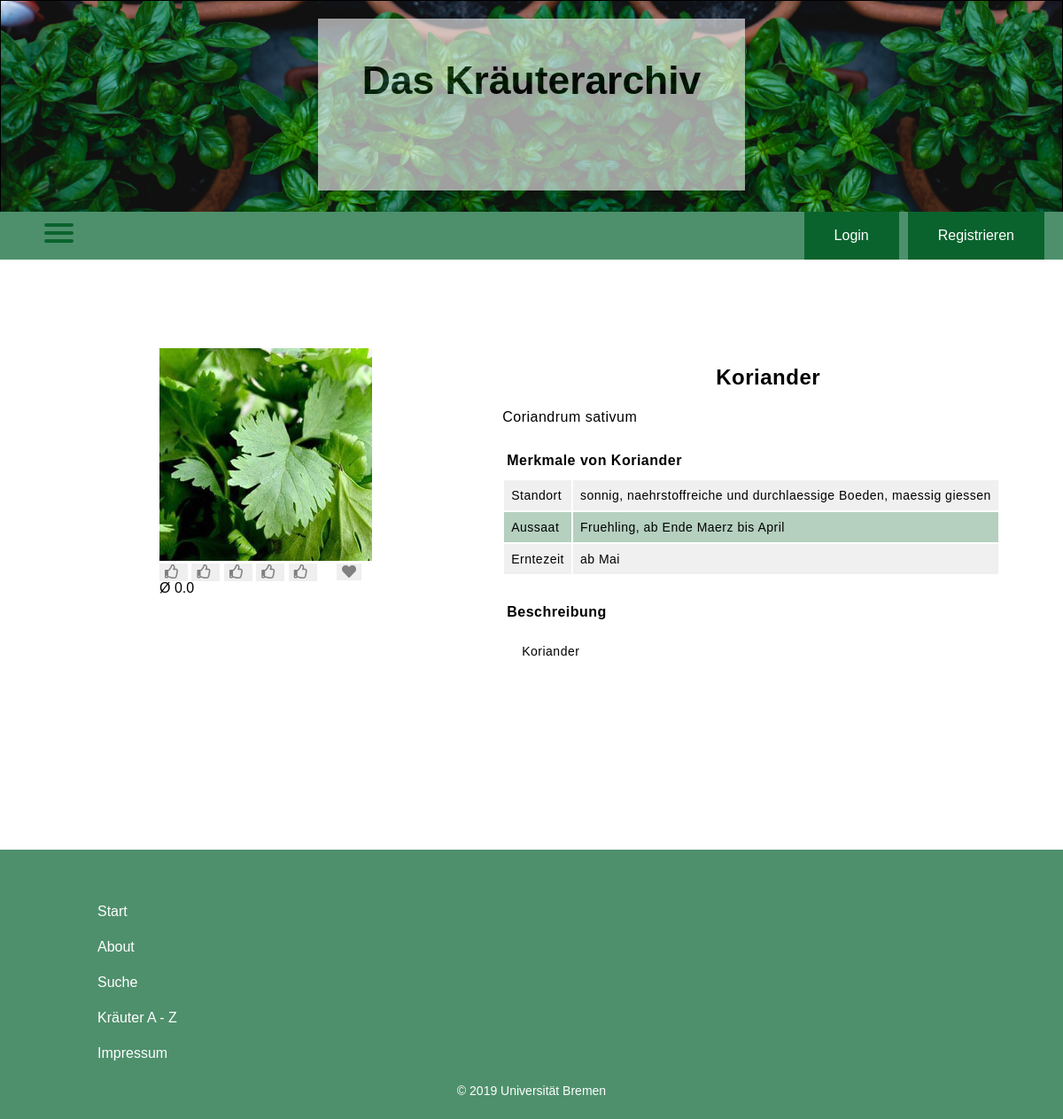
The app's page /detail.php?id=3, older data.
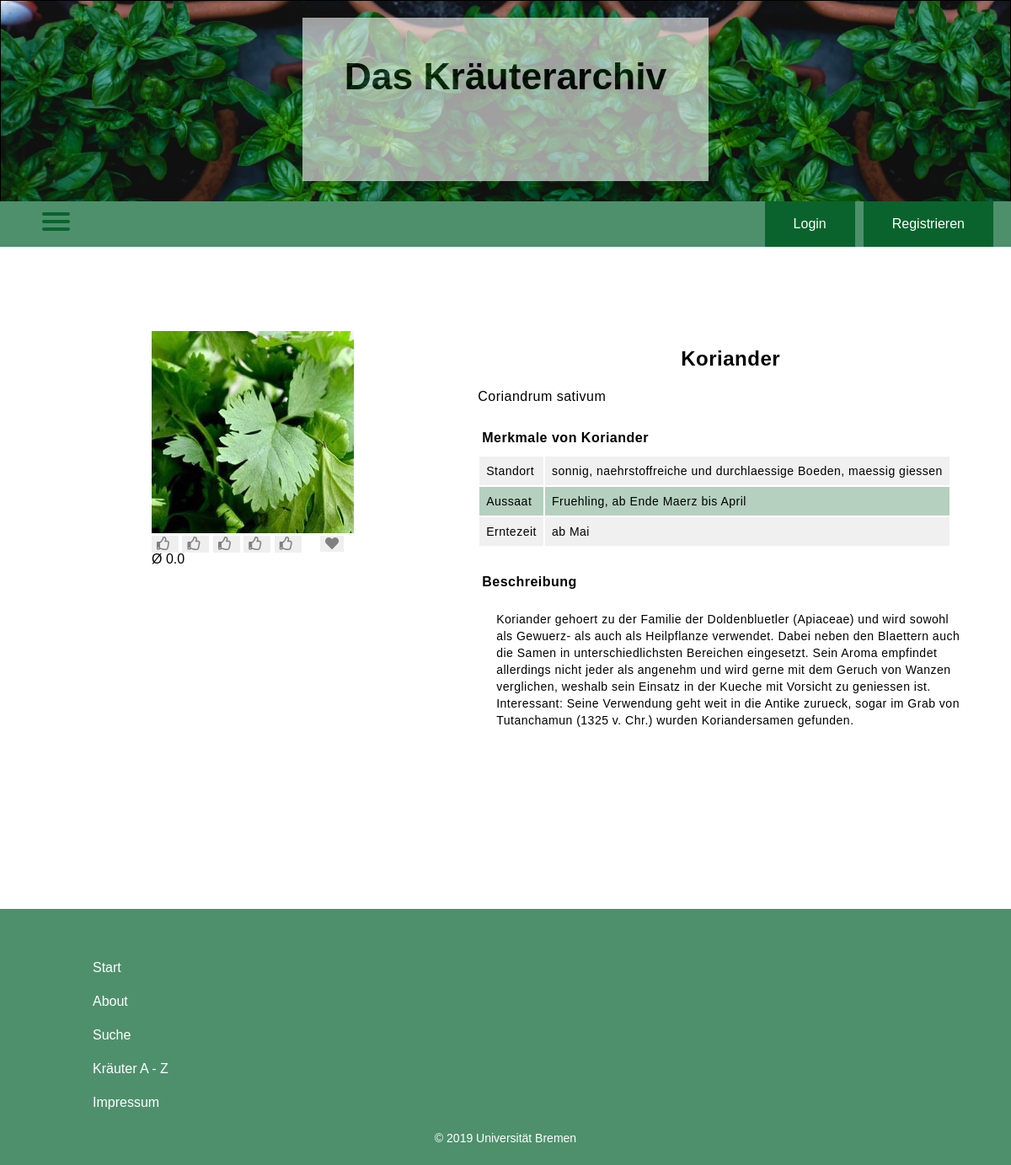
The same page, newer data.
### tables this page shows
CREATE TABLE `datei` (
  `id` int(11) NOT NULL,
  `medium_id` int(11) NOT NULL,
  `type` varchar(30) NOT NULL,
  `adr` varchar(400) NOT NULL
);

CREATE TABLE `medium` (
  `id` int(11) NOT NULL,
  `name` varchar(255) NOT NULL,
  `latein_name` varchar(255) DEFAULT NULL,
  `standort` varchar(255) DEFAULT NULL,
  `aussaat` varchar(255) DEFAULT NULL,
  `erntezeit` varchar(255) DEFAULT NULL,
  `beschreibung` text DEFAULT NULL
);

### detail.php (the view, shortened to what this page needs)
<!DOCTYPE html>
<html>
<head>
    <link rel="stylesheet" href="css/main_stylesheet.css">
    <link rel="stylesheet" href="https://use.fontawesome.com/releases/v5.8.2/css/all.css">
</head>
<body>
<?php
$page = "detail";
include "includes/connect.php";
include "includes/headerbox.php";
include "includes/hamburgerMenu.php";
include "includes/navigationBar.php";
?>
<?php
if (isset($_GET["id"])) {
    $sql = "SELECT medium.name, datei.adr, medium.id, medium.beschreibung, medium.erntezeit, medium.standort, medium.latein_name, medium.aussaat FROM (medium INNER JOIN datei ON medium.id = datei.medium_id) WHERE medium.id = $_GET[id]";
    $result = mysqli_query($conn, $sql);
    $row = mysqli_fetch_assoc($result);
}
?>
<div class="plantbox">
    <div class="relative">
        <img class="image" src="<?php echo $row["adr"] ?>" alt="<?php echo $row["name"] ?>"/>
        <?php
        include "includes/bewertung.php";
        include "includes/like.php";
        include "includes/average.php";
        ?>
    </div>
    <div class="descrBox">
        <div class="steckbrief">
            <h2><?php echo $row["name"] ?></h2>
            <p><?php echo $row["latein_name"] ?></p>
            <table>
                <caption>Merkmale von <?php echo $row["name"] ?></caption>
                <tbody>
                <tr>
                    <td>Standort</td>
                    <td><?php echo $row["standort"] ?></td>
                </tr>
                <tr>
                    <td>Aussaat</td>
                    <td><?php echo $row["aussaat"] ?></td>
                </tr>
                <tr>
                    <td>Erntezeit</td>
                    <td><?php echo $row["erntezeit"] ?></td>
                </tr>
                </tbody>
            </table>
        </div>
        <div class="beschreibung">
            <table>
                <caption>Beschreibung</caption>
                <tbody>
                <tr>
                    <td><?php echo $row["beschreibung"] ?>
                    </td>
                </tr>
                </tbody>
            </table>
        </div>
    </div>
</div>
<?php
include "includes/footerbox.php";
?>
</body>
</html>

### includes/headerbox.php
<div class="background">
    <a href="index.php">
        <div class="transbox">
            <h1 class="ontop">Das Kräuterarchiv</h1>
        </div>
    </a>
</div>

### includes/hamburgerMenu.php (shortened to what this page needs)
<nav role="navigation">
    <div id="menuToggle">
        <span></span>
        <span></span>
        <span></span>
    </div>
</nav>

### includes/navigationBar.php
<div class="navbar">
    <?php
    if (isset($_SESSION['loggedin']) && $_SESSION['loggedin']) {
        echo '<a href="logout.php"'; if ($page == "logout") echo ' class="active"'; echo '>Logout</a>';
        echo '<a href="profil.php"'; if ($page == "profil") echo ' class="active"'; echo '>Profil</a>';
        echo '<a href="wunschliste.php"'; if ($page == "wunschliste") echo ' class="active"'; echo '>Wunschliste</a>';
        if (isset($_SESSION['admin']) && $_SESSION['admin']) {
            echo '<a href="admin.php" id="admin"'; if ($page == "admin") echo ' class="active"'; echo '>Adminbereich</a>';
            echo '<a href="messagesToAdmin.php"'; if($page == "messagesToAdmin") echo 'class ="active"'; echo '>Nachrichten</a>';
		} else{
			echo '<a href="nachrichten.php"'; if ($page == "nachrichten") echo ' class="active"'; echo '>Kontakt</a>';
		}
    } else {
        echo '<a href="registrieren.php"'; if ($page == "registrieren") echo ' class="active"'; echo '>Registrieren</a>';
        echo '<a href="login.php"'; if ($page == "login") echo ' class="active"'; echo '>Login</a>';
    }
    ?>
</div>

### includes/bewertung.php (shortened to what this page needs)
<?php
$wert=0;
?>
<form action="" method="post">
    <button class="thumb <?php if($wert >= 1) echo 'rated' ?>" name="rating" value=1>&nbsp;</button>
    <button class="thumb <?php if($wert >= 2) echo 'rated' ?>" name="rating" value=2>&nbsp;</button>
    <button class="thumb <?php if($wert >= 3) echo 'rated' ?>" name="rating" value=3>&nbsp;</button>
    <button class="thumb <?php if($wert >= 4) echo 'rated' ?>" name="rating" value=4>&nbsp;</button>
    <button class="thumb <?php if($wert >= 5) echo 'rated' ?>" name="rating" value=5>&nbsp;</button>
</form>

### includes/like.php (shortened to what this page needs)
<div class="heart">
    <form action="" method="post">
        <button type="submit" <?php if (isset($liked) && $liked) echo 'class="active" name="unlike"'; else echo 'name="like"'; ?>>
            <i class="fas fa-heart"></i>
        </button>
    </form>
</div>

### includes/average.php (shortened to what this page needs)
<?php
if (isset($_GET['id'])) {
    $avg_sql = "SELECT AVG(wert) average FROM bewertung WHERE medium_id = $_GET[id]";
    $avg_res = mysqli_query($conn, $avg_sql);
    if (mysqli_num_rows($avg_res) != 1) {
        $average_rating = 0;
    } else {
        $avg_row = mysqli_fetch_assoc($avg_res);
        $average_rating = number_format($avg_row['average'], 1, '.', '');
    }
}
?>
<div class="average">
    &Oslash; <?php echo $average_rating ?>
</div>

### includes/footerbox.php
<footer>
    <div class="footerbox">
        <a href="index.php">
            <li <?php if ($page == "index") echo "class='active'"; ?> >
                Start
            </li>
        </a>
        <a href="about.php">
            <li <?php if ($page == "about") echo "class='active'"; ?> >
                About
            </li>
        </a>
        <a href="search.php">
            <li <?php if ($page == "search") echo "class='active'"; ?> >
                Suche
            </li>
        </a>
        <a href="abisz.php">
            <li <?php if ($page == "abisz") echo "class='active'"; ?> >
                Kräuter A - Z
            </li>
        </a>
        <a href="impressum.php">
            <li <?php if ($page == "impressum") echo "class='active'"; ?> >
                Impressum
            </li>
        </a>
    </div>
    <div class="copyright">
        <p>© 2019 Universität Bremen</p>
    </div>
</footer>

### css/main_stylesheet.css (style rules this page uses)
body, html { height: 100%; margin: 0; font-family: Helvetica, serif; }
h1 { text-align: center; margin-top: 5%; font-family: sans-serif; }
h2 { text-align: center; font-family: sans-serif; }
footer { padding: 10px; margin-top: 200px; bottom: 0; left: 0; right: 0; background-color: #4e906c; display: flex; justify-content: space-between; flex-wrap: wrap; }
.background { background: url(../img/header.png); top: 0; border: 0.1px solid black; background-repeat: no-repeat; background-size: cover; height: 30%; }
.background a { text-decoration: none; }
h1.ontop { position: relative; display: block; font-size: 3.7vw; text-align: center; font-weight: bold; color: #000000; margin-top: auto; padding-top: 1em; font-family: sans-serif; }
.transbox { margin-top: 20px; margin-left: auto; margin-right: auto; position: relative; background-color: #ffffff; border: 1px solid white; height: 80%; min-width: 200px; max-width: 40%; opacity: 0.6; filter: alpha(opacity=60); }
.navbar { overflow: hidden; background-color: #4e906c; padding: 0px 16px; margin-top: -30px; }
.navbar a { float: right; background-color: #0a632d; color: white; font-size: 16px; text-align: center; padding: 1em 2em; margin: 0 5px; text-decoration: none; font-family: sans-serif; border:2px solid #0a632d; }
.heart { margin: auto; padding-left: 225px; margin-top: -20px; margin-left: -25px; }
.heart button { font-family: 'Font Awesome 5 Free', sans-serif; font-size: 1.0rem; font-weight: 900; color: grey; border: none; cursor: pointer; }
.thumb { margin: auto; margin-top: -20px; font-family: 'Font Awesome 5 Free'; font-size: 1.0rem; color: grey; border: none; cursor: pointer; }
.thumb::before { content: '\f164'; }
.plantbox { margin-left: 15%; margin-top: 100px; width: 80%; max-width: 1200px; display: flex; flex-flow: row; }
.descrBox { margin-left: 80px; ; display: flex; flex-flow: column; width: 45%; min-width: 600px; }
.relative { margin-right: 7%; }
.steckbrief { position: relative; margin-bottom: 20px; line-height: 25px; letter-spacing: 0.5px; }
.steckbrief table { border-radius: 3px; box-sizing: border-box; }
.steckbrief table caption { text-align: left; padding: 8px 5px; color: rgb(0, 0, 0); font-weight: bold; }
.steckbrief table tbody tr:nth-of-type(2n+1) { background: rgb(240, 240, 240); }
.steckbrief table tbody tr td { color: rgb(0, 0, 0); padding: 8px; vertical-align: top; border: none; font-size: 14px; line-height: 18px; text-align: left; }
.beschreibung { position: relative; line-height: 25px; letter-spacing: 0.5px; }
.beschreibung table caption { text-align: left; padding: 8px 5px; color: rgb(0, 0, 0); font-weight: bold; }
.beschreibung table tbody tr td { color: rgb(0, 0, 0); font-size: 14px; line-height: 20px; text-align: left; }
.footerbox { width: 30%; margin: 40px 100px 0px 100px; list-style: none; }
.footerbox a { text-decoration: none; color: white; transition: color 0.3s ease; line-height: 2.5; }
.copyright { width: 100%; display: flex; justify-content: center; font-size: 14px; color: white; }
#menuToggle { display: block; position: relative; top: 10px; margin-left: 50px; z-index: 1; -webkit-user-select: none; user-select: none; }
#menuToggle span { display: block; width: 33px; height: 4px; margin-bottom: 5px; position: relative; background: #0a632d; border-radius: 3px; z-index: 1; transform-origin: 4px 0px; transition: transform 0.5s cubic-bezier(0.77, 0.2, 0.05, 1.0), background 0.5s cubic-bezier(0.77, 0.2, 0.05, 1.0), opacity 0.55s ease; }
#menuToggle span:nth-last-child(2) { transform-origin: 0% 100%; }
.search-result table th, table tr:nth-child(2n+2) { background: rgba(10, 99, 45, 0.3); }
.search-result table th, table td { padding: 12px 20px; }

Row changes from the older to the newer data that the page shows:
changed through a linked row, datei "Koriander": medium.beschreibung "Koriander" → "Koriander gehoert zu der Familie der Doldenbluetler (Apiaceae) und wird sowohl als Gewuerz- als auch als Heilpflanze verwendet. Dabei neben den Blaettern auch die Samen in unterschiedlichsten Bereichen eingesetzt. Sein Aroma empfindet allerdings nicht jeder als angenehm und wird gerne mit dem Geruch von Wanzen verglichen, weshalb sein Einsatz in der Kueche mit Vorsicht zu geniessen ist. Interessant: Seine Verwendung geht weit in die Antike zurueck, sogar im Grab von Tutanchamun (1325 v. Chr.) wurden Koriandersamen gefunden."
